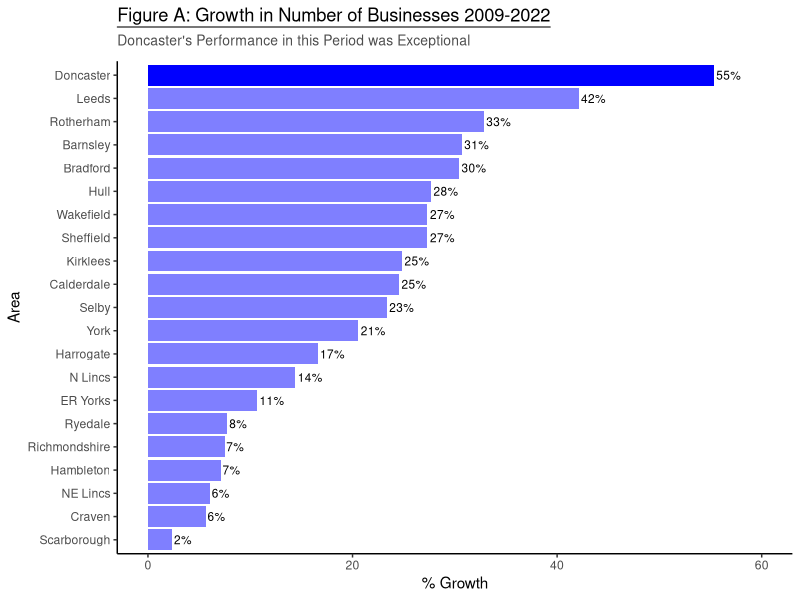
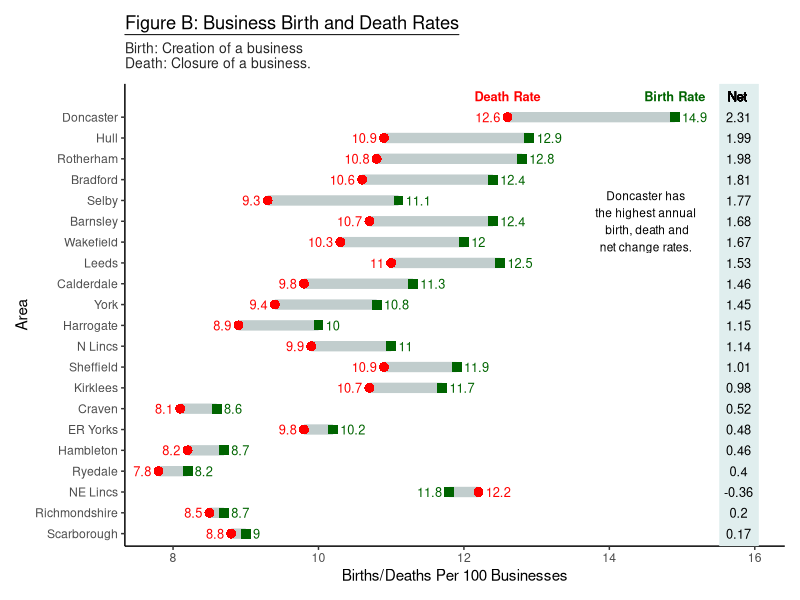
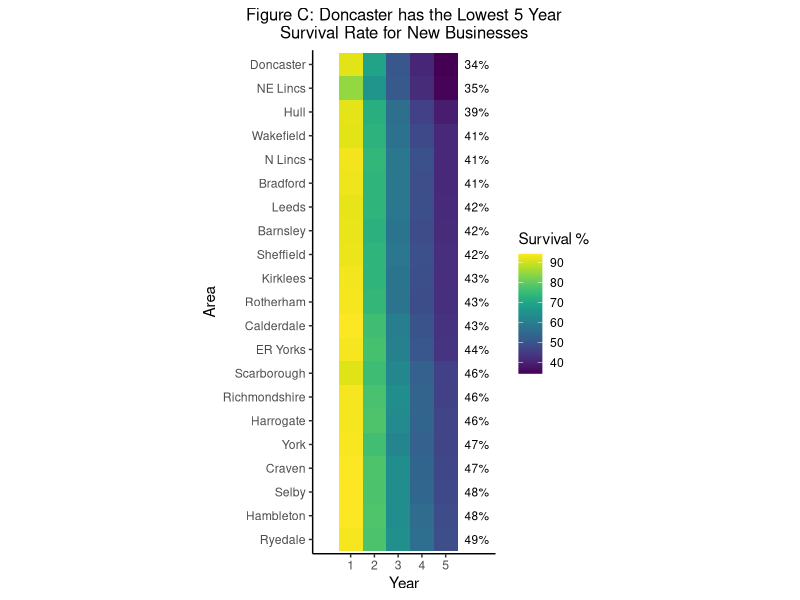
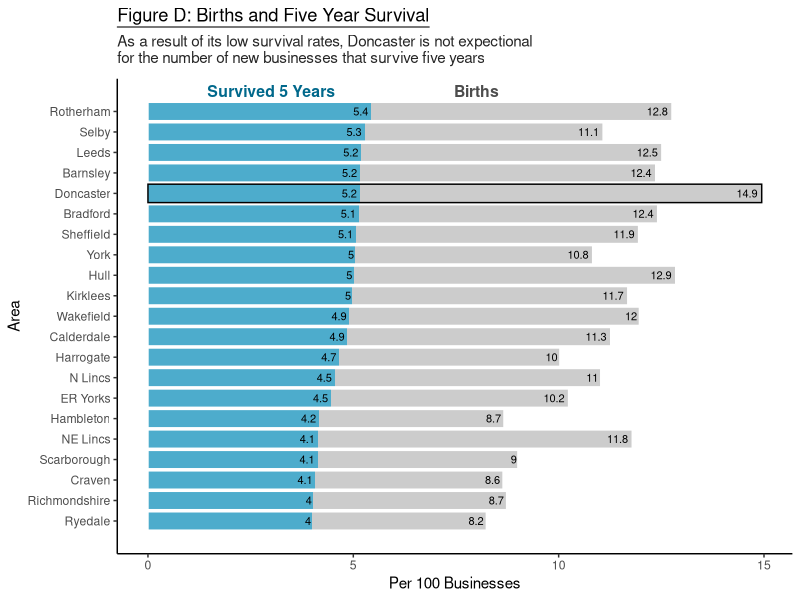
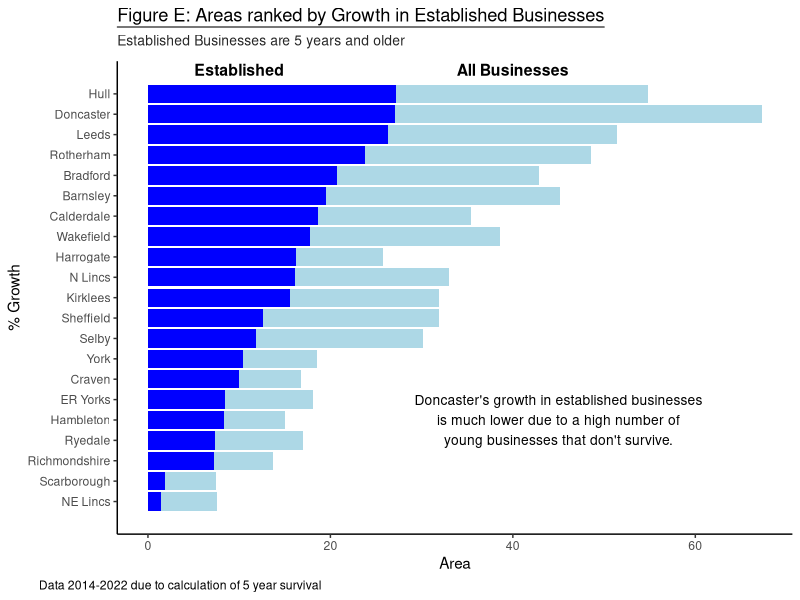

Generate these figures, in order, with R:
library(readxl)
library(tidyverse)
library(ggrepel)
library(patchwork)
library(viridis)

### Import and Process Business Demography Data
Business_Demography_Data <- 
  read_excel("Business Demography Data.xlsx") %>%
  # Remove region and county data
  filter(! Area %in% c('Yorks and Humber', 'North Yorks County', 
                       'South Yorks Met', 'West Yorks Met')) %>%
  # Convert values to numeric and round) 
  mutate(across(3:ncol(.), ~ round(as.numeric(.), 0))) %>% 
  ## Reshape data
  # Lengthen
  pivot_longer( 
    cols = 3:ncol(.), # number of years in dataset
    names_to = "Year",
    values_to = "Values") %>%
  # Widen
  pivot_wider(
    names_from  = Category,
    values_from = Values,
    names_sep = "-") %>%
  # Add new columns
  mutate(
    Net = Births - Deaths,
    Net_pct = (Births - Deaths) / Active * 100,
    Births_pct = Births / Active * 100,
    Deaths_pct = Deaths / Active * 100,
    Year = as.numeric(Year))


# Get baseline (2009) enterprise values for each area
baseline <- Business_Demography_Data %>%
  filter(Year == 2009) %>%
  select(Area, baseline_active = Active) 

# Calculate percentage change in active enterprises using baseline column
Business_Demography_Data <- Business_Demography_Data %>% 
  left_join(baseline, by = "Area") %>% 
  mutate(Active_pct_change = (Active - baseline_active) / baseline_active * 100) %>%
  select(-'baseline_active') # Remove baseline column

# Build summary df
area_summary <- Business_Demography_Data %>%
  group_by(Area) %>%
  summarise(
    avg_births = mean(Births), 
    avg_deaths = mean(Deaths),
    avg_births_pct = mean(Births_pct), 
    avg_deaths_pct = mean(Deaths_pct),
    avg_net = mean(Net), 
    avg_net_pct = mean(Net_pct),
    active_pct_growth_22 = Active_pct_change[Year == "2022"]) %>%
  arrange(Area)




### Import and Process Survival Rate Data 
Survival_Rate_Data_R <- read_excel("Survival Rate Data R.xlsx") %>%
  mutate(Year = as.numeric(Year)) # convert year to numeric

# Build dataframe summarising survival rates
survival_rate_summary <- Survival_Rate_Data_R %>%
  group_by(Area) %>%
  summarise(
    '1' = mean(`Year 1 Survival %`, na.rm = TRUE),
    '2' = mean(`Year 2 Survival %`, na.rm = TRUE),
    '3' = mean(`Year 3 Survival %`, na.rm = TRUE),
    '4' = mean(`Year 4 Survival %`, na.rm = TRUE),
    '5' = mean(`Year 5 Survival %`, na.rm = TRUE))


### Figure A: Bar Chart showing growth
area_summary %>% 
  # Set alpha values for areas
  mutate(alpha_value = if_else(Area == "Doncaster", 1, 0.9)) %>%
  
  ggplot(aes(
    x = reorder(Area, active_pct_growth_22), # order by growth
    y = active_pct_growth_22)) +
  
  geom_bar(
    aes(
      alpha = alpha_value), # use alpha values to highlight Doncaster
      fill = 'blue',
      stat = 'identity') +
  
  scale_alpha_continuous(range = c(0.5,1)) + # scale for alpha
  
  # Add percentage growth values
  geom_text(
    aes(
      label = paste0(round(active_pct_growth_22), "%")),
      hjust = -0.1,
      size = 3) +
  
  # Add labels
  labs(
    # underline title
    title = expression(underline("Figure A: Growth in Number of Businesses 2009-2022")), 
    subtitle = "Doncaster's Performance in this Period was Exceptional",
    y = '% Growth', x = 'Area') +
  
  # Edit theme
  theme_classic() +
  theme(
    legend.position = 'none', # remove legend for alpha scale
    # edit subtitle
    plot.subtitle = element_text(size = 10, color="gray30", vjust = 2)) +
  
  # Flip to horizontal  
  coord_flip(ylim = c(0,60)) 
  



### Figure B, Dumbbell chart, Births and Death rates by Area

# Data for Figure B
fig_b_data <- area_summary %>%
  
  # get birth and death rates
  select(Area, avg_births_pct, avg_deaths_pct) %>% 
  
  # find difference in birth and death rate
  mutate(diff = avg_births_pct - avg_deaths_pct) %>% # calculate net change
  
  # Create column containing maximum value by area
  group_by(Area) %>%
  mutate(max = pmax(avg_births_pct, avg_deaths_pct)) %>%
  ungroup() %>%
  
  # Arrange Areas by absolute difference
  mutate(Area = forcats::fct_reorder(Area, abs(diff))) %>%
  
  # pivot longer so birth and death points can plotted by category
  pivot_longer(c(avg_births_pct, avg_deaths_pct))

# Code for the main part of the figure
fig_b_main <- fig_b_data %>%
  mutate(
    # Round values
    value = round(value, 1),
    # change names of categories for display
    name = recode(name, 
                  avg_births_pct = "Birth Rate",
                  avg_deaths_pct = "Death Rate")) %>%
  
  ggplot(aes(x = value, y = Area)) + 
  
  # Add line between points
  geom_line(aes(
    group = Area), # lines to be drawn for each area's values
    color="azure3", 
    linewidth = 3.5) + # change line width to fit between points
  
  # Add points
  geom_point(aes(
    color = name, # colour and shape based on category
    shape = name), 
    size = 3) +
  
  # Add birth and death rate labels to top of graph
  geom_text(
    aes(label = name, color = name), 
    # position text in line with points at the top
    data =. %>% filter(diff == max(diff)), # position is area with biggest difference
    nudge_y = 1, # adjust label positions
    fontface = "bold", size = 3.25) + 
  
  # Add Values to points
  geom_text(
    aes(label = value, color = name), size=3.25,
            
    # Position text based on whether it should be the right or left of points
    nudge_x = if_else( 
      fig_b_data$value == fig_b_data$max, # If its the larger value for an area
      0.1, # Move it to the right
      -0.1), # Else move it left
            
    hjust = if_else(
      fig_b_data$value == fig_b_data$max, # If it's the larger value
      0, # Don't move it
      1 # Move it left
            ))+
  
  
  # Edit theme                                                       
  theme_classic() +
  theme(
    legend.position = 'none', # Remove Legend
    plot.subtitle = element_text(size = 10, color="gray15", vjust = 2) 
    ) + 

  # Set colours and shapes for points
  scale_color_manual(values = c('Birth Rate' = 'dark green', 'Death Rate' = 'red')) +
  scale_shape_manual(values = c('Birth Rate' = 15, # Square
                                'Death Rate' = 16 # Circle
                                )) +
  
  labs(x = 'Births/Deaths Per 100 Businesses', 
       title = expression(underline('Figure B: Business Birth and Death Rates')),
       subtitle = 'Birth: Creation of a business\nDeath: Closure of a business.') +
  
  # Add label
  annotate('text', x = 14.5, y = 16, size = 3,
     
                   label = 'Doncaster has\nthe highest annual\n birth, death and\nnet change rates.') +
  # Change limits so text fits
  coord_cartesian(xlim = c(7.75,16), ylim=c(1, 22)) 

# Data for second part of figure
fig_b_data_part_two <- area_summary %>%
  select(Area, avg_births_pct, avg_deaths_pct) %>%
  mutate(gap = avg_births_pct - avg_deaths_pct) %>%
  arrange(-abs(gap))

# Code for the second part of the figure
fig_b_minor <- fig_b_data_part_two %>%
  ggplot() +
  
  # Plot values
  geom_text(aes(x = 11.75, y = reorder(Area, abs(gap)), label = round(gap,2)), size = 3.25) +
  
  # Label
  geom_text(aes(x = 11.6, y = 22, label = 'Net'), size = 3.25) +
  
  # Remove theme, gives a blank canvas to work with
  theme_void() +
  theme(
    plot.margin = margin(l=0, r=0, b=0, t=0), # otherwise it adds too much space
    panel.background = element_rect(fill="azure2", color="azure2"), # Change background colour
    legend.position = "none")+
  
  # Needs to be same size as part 1
  coord_cartesian(xlim = c(7.75,16), ylim=c(1, 22)) 

# Combine plots using plotwise
fig_b <-  fig_b_main + fig_b_minor + plot_layout(
  design =
    # 
    c(area(l = 0,  r = 101, t = 0, b = 1), # area for the main figure
    area(l = 92, r = 97, t = 0, b = 1)))  # area for the second figure
                                  

# Plot second figure
fig_b




### Figure 3, survival reates heatmap
  
## Create summary df for survival data
# Average survival % for each year by area
fig_3_data <- survival_rate_summary %>%
  pivot_longer(cols = 2:6,
                names_to = 'Year',
                values_to = 'Survival_pct') %>%
  arrange(Year)

fig_3_data %>%
  # add column containing area final surival rate, in order to rank them
  group_by(Area) %>%
  mutate(final_survival = min(Survival_pct)) %>% 
  ungroup() %>%
  
  ggplot() +
  
  # Geom_tile creates the heatmap 
  geom_tile(
    aes(
      x = Year, 
      y = reorder(Area, -final_survival), # order by final survival rate
      fill = Survival_pct)) + # colour inside aesthetics so set by survival %
  
  # Add text showing final survival rates
  geom_text(
    data = . %>% filter(Year == '5'),
    aes(
    x = 6,
    y = reorder(Area, -final_survival), # order text same way as areas
    label = paste0(round(Survival_pct), '%')), # paste adds % 
    size = 3,
    hjust = 0.2)+
  
  # Choose colour scale
  scale_fill_viridis(discrete = FALSE) +
  
  theme_classic() +
  
  #Adjust position of title
  theme(
    plot.title  = element_text(hjust = 0.5, size = 12)) +
  
  labs(
    title = 'Figure C: Doncaster has the Lowest 5 Year\nSurvival Rate for New Businesses',
    y = 'Area',
    fill = 'Survival %') +
  
  coord_fixed(xlim = c(0,6.5))


### Figure 4: stacked bar chart comparing births and five year survival 
fig_4_data <- area_summary %>%
  select(Area, avg_births_pct) %>%
  mutate(
    # Calculate how many survive 5 years
    survive_five_years = avg_births_pct * (survival_rate_summary$'5'/100),
    # Set value to colour bar outlines
    colour_value = if_else(Area == "Doncaster", 'Doncaster', 'Other areas')) 

fig_4_data %>%
  ggplot() +
  
  # Add bars for businesses that survived
  geom_bar(
    aes(
      x = survive_five_years,
      y = reorder(Area, survive_five_years)),
    stat = 'identity', 
    fill = 'deepskyblue') +
  
  # Add bars for businesses that died
  geom_bar(
    aes(
      x = avg_births_pct, 
      y = reorder(Area, survive_five_years),
      # outline of bars based on colour_value (highlights Doncaster)
      color = colour_value), 
    stat = 'identity', 
    alpha = 0.5, # lower alpha means bars for surviving businesses are overlayed
    fill = 'gray60') +
  
  # Add values for businesses that survived
  geom_text(aes(
      x = survive_five_years,
      y = reorder(Area, survive_five_years),
      label = round(survive_five_years, 1)),
      hjust = 1.2,
      size = 2.8) +
  
  # Add values for businesses that died
  geom_text(aes(
    x = avg_births_pct, 
    y = reorder(Area, survive_five_years), 
    label = round(avg_births_pct, 1)),
    hjust = 1.2,
    size = 2.8) +
  
  # Label bars 
  annotate('text', x = 3, y = 22, size = 4, color = 'deepskyblue4', fontface = 'bold',
           label = 'Survived 5 Years') +
  
  annotate('text', x = 8, y = 22, size = 4, color = 'gray30', fontface = 'bold',
           label = 'Births') +
  
  theme_classic() +
  
  theme(legend.position = 'none', # remove legend
        plot.subtitle = element_text(size = 11, color="gray15", vjust = 2)) +
  
  labs(
    title = expression(underline('Figure D: Births and Five Year Survival')),
    subtitle = 'As a result of its low survival rates, Doncaster is not expectional\nfor the number of new businesses that survive five years',
    x = 'Per 100 Businesses',
    y = 'Area') +
  
  # set colour of bar outlines so Doncaster stands out
  scale_color_manual(values = c('Doncaster' = 'black', 'Other areas' ='white')) +
  
  coord_cartesian(ylim = c(0,22))
  


### Figure E, stacked bar, compare growth in all and established businesses

## Calculate Established Businesses Data
num_young_businesses <- Survival_Rate_Data_R %>%
  select(-'Year 1 Survival %', -'Year 2 Survival %', -'Year 3 Survival %', -'Year 4 Survival %',
         -'Year 5 Survival %') %>%
  arrange(Area, Year) %>%
  group_by(Area) %>%
  mutate(
    Young_businesses =
      # lag goes up one column and along one row to total surviving businesses from each year
      lag(`Year 1 Survival`, 1) + 
      lag(`Year 2 Survival`, 2) +
      lag(`Year 3 Survival`, 3) +
      lag(`Year 4 Survival`, 4) +
      lag(`Year 5 Survival`, 5)) %>%
  filter(Year > 2013)

# subset active enterprises data
Business_Demography_Data_14_to_22 <- Business_Demography_Data %>%
  filter(Year > 2013) %>%
  arrange(Area, Year) %>%
  select(Area, Year, Active) 

# Combine processed survival rate data with subset of active enterprises data
Established_businesses <- num_young_businesses %>%
  select(Area, Year, Young_businesses) %>% # subset survival rate data
  arrange(Area, Year) %>%
  # combine with active enterprises data
  left_join(Business_Demography_Data_14_to_22, join_by('Area', 'Year')) %>%
  # Calculate number of established businesses
  mutate(Established = Active - Young_businesses)
  
# Get baseline established and all enterprise values for each area
baselines <- Established_businesses %>%
  filter(Year == 2014) %>%
  select(Area, baseline_Established = Established,
         baseline_active = Active) 

# Calculate percentage change for all and established enterprises using baseline columns
Established_businesses <- Established_businesses %>% 
  left_join(baselines, by = "Area") %>% # add baseline column
  filter(Year == 2022) %>%
  
  # calculate growth in all and established enterprises
  mutate(Active_pct_change_14 = (Active - baseline_active) / baseline_active * 100,
         Established_pct_change = (Established - baseline_Established) / baseline_Established * 100) %>%
  
  # select columns for use in visualisation
  select(Area, Active_pct_change_14, Established_pct_change) %>%
  
  # pivot to longer form for plotting as stacked bar chart
  pivot_longer(
    cols = 2:3,
    names_to = 'Metric',
    values_to = 'Growth'
  )

## Plot figure E
Established_businesses %>%
  # Rename Metrics
  mutate(Metric = recode(Metric, 
                         'Established_pct_change' = 'Established Businesses',
                         'Active_pct_change_14' = 'All Businesses')) %>% 
  
  # Order Areas by growth in Established Businesses
  group_by(Area) %>%
  mutate(order_by = Growth[Metric == 'Established Businesses']) %>%
  ungroup() %>%
  arrange(order_by) %>%
  
  # Plot
  ggplot() +
  
  # Add stacked bars
  geom_bar(aes(
    x = Growth, # x = value for horizontal graph
    y = reorder(Area, order_by), # Rank by growth in established businesses
    fill = Metric), 
    stat = 'identity', 
    position = position_stack()) + # stack bars
  
  # Set colours for bars 
  scale_fill_manual(values = c('All Businesses' = 'light blue', 
                               'Established Businesses' = 'blue')) +
  
  theme_classic() +
  theme(
    legend.position = 'none', # remove legend
    plot.subtitle = element_text(size = 10, color="gray15", vjust = 2),
    plot.caption = element_text(hjust = -0.2)) +
  
  labs(title = expression(underline('Figure E: Areas ranked by Growth in Established Businesses')),
       subtitle = 'Established Businesses are 5 years and older',
       x = 'Area', y = '% Growth', 
       caption = 'Data 2014-2022 due to calculation of 5 year survival'
       ) +
  
  # Label bars 
  annotate('text', x = 10, y = 22, size = 4, fontface = 'bold',
           label = 'Established', vjust = 0.2) +
  
  annotate('text', x = 40, y = 22, size = 4, fontface = 'bold',
           label = 'All Businesses', vjust = 0.2) +
  
  # Add text 
  annotate('text', x = 45, y = 5, size = 3.5, 
           label = "Doncaster's growth in established businesses\nis much lower due to a high number of\nyoung businesses that don't survive.") +
  
  coord_cartesian(ylim = c(0,22))










